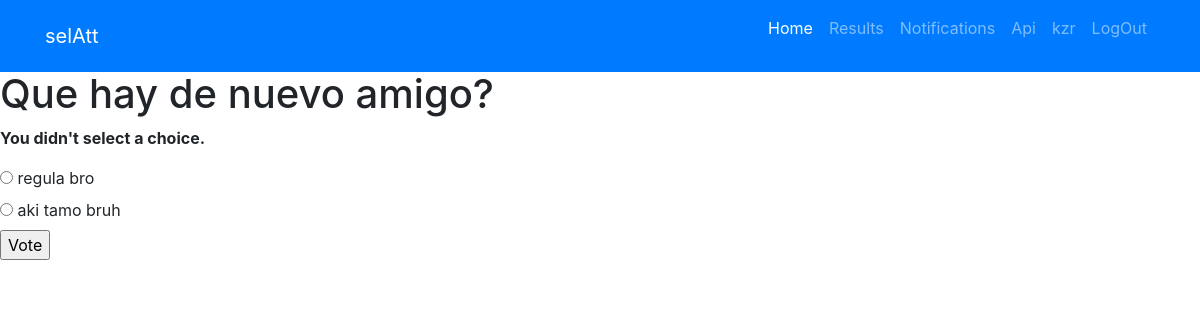
Page /polls/1/vote/ (signed in) on the committed database.
### polls/models.py (models this page shows, shortened)
class Question(models.Model):
    question_text = models.CharField(max_length=200)
    pub_date = models.DateTimeField('date published')

class Choice(models.Model):
    question = models.ForeignKey(Question, on_delete=models.CASCADE)
    choice_text = models.CharField(max_length=200)
    votes = models.IntegerField(default=0)

### polls/views.py (the view)
# urls.py: path('<int:question_id>/vote/', views.vote, name='vote'),
def vote(request, question_id):
    question = get_object_or_404(Question, pk=question_id)
    try:
        selected_choice = question.choice_set.get(pk=request.POST['choice'])
    except (KeyError, Choice.DoesNotExist):
        return render(request, 'polls/detail.html', {
            'question': question,
            'error_message': "You didn't select a choice.",
        })
    else:
        selected_choice.votes += 1
        selected_choice.save()
        return HttpResponseRedirect(reverse('polls:results', args=(question.id,)))

### templates/polls/detail.html (shortened to what this page needs)
{% extends "base.html" %}
{% block content %}
    <h1>{{ question.question_text }}</h1>
    {% if error_message %}<p><strong>{{ error_message }}</strong></p>{% endif %}
    <form action="{% url 'polls:vote' question.id %}" method="post">
    {% for choice in question.choice_set.all %}
        <input type="radio" name="choice" id="choice{{ forloop.counter }}" value="{{ choice.id }}">
        <label for="choice{{ forloop.counter }}">{{ choice.choice_text }}</label><br>
    {% endfor %}
    <input type="submit" value="Vote">
    </form>
{% endblock %}

### templates/base.html (shortened to what this page needs)
<!DOCTYPE html>
<html lang="es">
<head>
    {% load static %}
    <link rel="stylesheet" type="text/css" href="{% static 'css/style.css' %}">
    <link rel="stylesheet" href="{% static 'css/bootstrap.min.css' %}">
</head>
<body>
<nav class="navbar navbar-dark navbar-expand-lg fixed-top bg-primary clean-navbar">
    <div class="container"><a class="navbar-brand logo" href="/">selAtt</a>
        <div class="collapse navbar-collapse"
             id="navcol-1">
            <ul class="nav navbar-nav ml-auto">
                <li class="nav-item"><a class="nav-link active" href="/">Home</a></li>
                <li class="nav-item"><a class="nav-link" href="/result">Results</a></li>
                <li class="nav-item"><a class="nav-link" href="#features.html">Notifications</a></li>
                <li class="nav-item"><a class="nav-link" href="#features.html">Api</a></li>
                <li class="nav-item">
                    {% if user.is_authenticated %}
                        <p class="nav-link">{{ user.username }}</p>
                </li>
                <li class="nav-item"><a class="nav-link" href="/accounts/logout">LogOut</a></li>
                    {% else %}<a class="nav-link" href="/accounts/login">Login</a>
                </li>
                    {% endif %}
            </ul>
        </div>
    </div>
</nav>
<div class="bodyfree"></div>
{% block content %}{% endblock %}
</body>
</html>

### static/css/style.css (style rules this page uses)
.bodyfree { margin: 0; height: 70px; }
body { font-family: 'Roboto', sans-serif; }

### rows in the picture
Question: question_text "Que hay de nuevo amigo?"
Choice: choice_text "regula bro"
Choice: choice_text "aki tamo bruh"

### other values in the picture
{{ user.username }} "kzr"
{{ error_message }} "You didn't select a choice."
